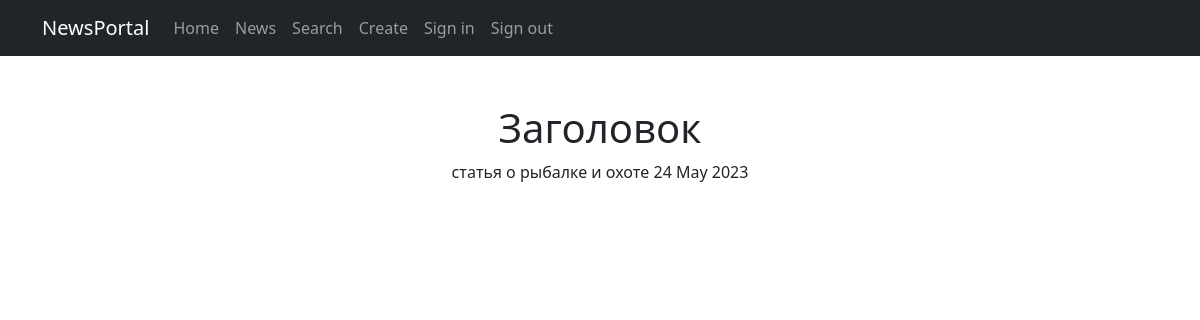
/news/18, run on the app's committed database.
### newsapp/models.py (models this page shows, shortened)
class Post(models.Model):
    news = 'NW'
    article = 'AR'
    CATEGORY_CHOISES = [
        (news, 'Новость'),
        (article, 'Статья'),
    ]
    category_type = models.CharField(max_length=2, choices=CATEGORY_CHOISES, default=news)
    title = models.CharField(max_length=255)
    description = models.TextField()
    date_creation = models.DateTimeField(auto_now_add=True)
    category = models.ForeignKey(
        to='Category',
        on_delete=models.CASCADE,
        related_name='posts',
    )

### newsapp/views.py (the view)
# urls.py: path('<int:pk>', PostDetail.as_view(), name='post_detail'),
class PostDetail(DetailView):
    model = Post
    template_name = 'post.html'
    context_object_name = 'post'

### newsapp/templatetags/custom_filters.py (called while the page is built)
@register.filter()
def censor(text):
    censored_list = []
    for i in text.split():
        if i.isdigit() is not True:
            if i.lower() in STOP_LIST:
                i = i[0] + '*'*(len(i) - 1)
                censored_list.append(i)
            else:
                censored_list.append(i)
        else:
            i = '<Ошибка>'
            censored_list.append(i)
    return ' '.join(censored_list)

### templates/post.html (shortened to what this page needs)
{% extends 'flatpages/default.html' %}
{% load custom_filters %}
{% block content %}
    <h1>{{ post.title|censor }}</h1>
    {{ post.description|censor }}
    {{ post.date_creation|date:'d M Y'}}
{% endblock content %}

### data on the page
Post: title|censor "Заголовок", description|censor "статья о рыбалке и охоте", date_creation "24 May 2023"
